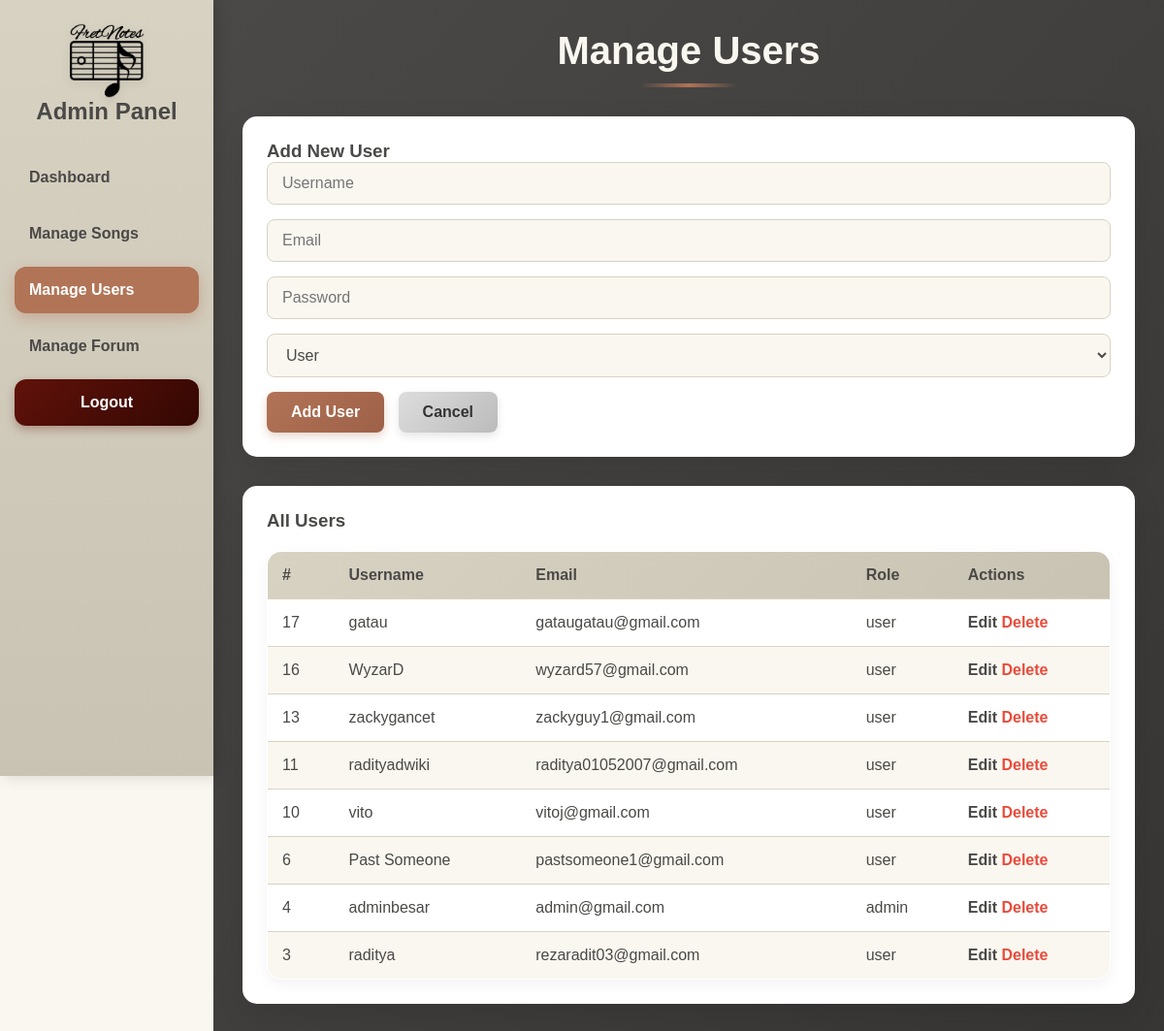
The app's page /admin/usersAdmin.php with its own data.
### tables this page shows
CREATE TABLE `users` (
  `id` int(11) NOT NULL,
  `username` varchar(100) NOT NULL,
  `email` varchar(100) NOT NULL,
  `password_hash` varchar(255) NOT NULL,
  `created_at` timestamp NOT NULL DEFAULT current_timestamp(),
  `role` enum('user','admin') DEFAULT 'user'
);

### admin/usersAdmin.php (the view, shortened to what this page needs)
<?php
include('../backend/config/db.php');
$users = $pdo->query("SELECT * FROM users ORDER BY id DESC")->fetchAll(PDO::FETCH_ASSOC);
?>
<!DOCTYPE html>
<html lang="en">
<head>
    <link rel="stylesheet" href="adminpage.css">
    <link rel="stylesheet" href="../public/css/cursor.css">
</head>
<body>
    <div class="sidebar">
        <img src="../public/assets/images/FretNotesLogoRevisiVer1.png" alt="Logo" class="sidebar-logo">
        <h2 class="header">Admin Panel</h2>
        <a href="index.php">Dashboard</a>
        <a href="songsAdmin.php">Manage Songs</a>
        <a href="usersAdmin.php" class="active">Manage Users</a>
        <a href="forumAdmin.php">Manage Forum</a>
        <a href="../public/logout.php" style="color : white;" class="logout-button">Logout</a>
    </div>
    <div class="content">
        <h2 class="main-header">Manage Users</h2>
        <div class="card mb-10">
            <h3 class="form-header"><?php echo isset($userToEdit) ? 'Edit User' : 'Add New User'; ?></h3>
            <form method="POST" class="form">
                <input name="username" placeholder="Username" required class="input-field"
                    value="<?php echo isset($userToEdit) ? htmlspecialchars($userToEdit['username']) : ''; ?>">
                <input name="email" type="email" placeholder="Email" required class="input-field"
                    value="<?php echo isset($userToEdit) ? htmlspecialchars($userToEdit['email']) : ''; ?>">
                <input name="password" type="password" placeholder="Password" class="input-field">
                <select name="role" class="input-field">
                    <option value="user" <?php echo isset($userToEdit) && $userToEdit['role'] == 'user' ? 'selected' : ''; ?>>User</option>
                </select>
                <button type="submit" name="<?php echo isset($userToEdit) ? 'edit_user' : 'add_user'; ?>"
                    class="btn"><?php echo isset($userToEdit) ? 'Update User' : 'Add User'; ?></button>
                <a href="usersAdmin.php" class="btn-cancel">Cancel</a>
            </form>
        </div>
        <div class="card">
            <h3 class="table-header">All Users</h3>
            <table>
                <thead>
                    <tr>
                        <th>#</th>
                        <th>Username</th>
                        <th>Email</th>
                        <th>Role</th>
                        <th>Actions</th>
                    </tr>
                </thead>
                <tbody>
                    <?php foreach ($users as $u): ?>
                        <tr>
                            <td><?php echo $u['id']; ?></td>
                            <td><?php echo htmlspecialchars($u['username']); ?></td>
                            <td><?php echo htmlspecialchars($u['email']); ?></td>
                            <td><?php echo htmlspecialchars($u['role']); ?></td>
                            <td>
                                <a href="?edit_user=<?php echo $u['id']; ?>" class="link-btn">Edit</a>
                                <a href="?delete_user=<?php echo $u['id']; ?>"
                                    onclick="return confirm('Delete this user?');" class="link-btn delete-btn">Delete</a>
                            </td>
                        </tr>
                    <?php endforeach; ?>
                </tbody>
            </table>
        </div>
    </div>
</body>
</html>

### public/css/cursor.css (style rules this page uses)
body { cursor: url("../assets/cursor/cursorguitar.png"), auto; }

### records on screen
users: id "17", username "gatau", email "gataugatau@gmail.com", role "user"
users: id "16", username "WyzarD", email "wyzard57@gmail.com", role "user"
users: id "13", username "zackygancet", email "zackyguy1@gmail.com", role "user"
users: id "11", username "radityadwiki", email "raditya01052007@gmail.com", role "user"
users: id "10", username "vito", email "vitoj@gmail.com", role "user"
users: id "6", username "Past Someone", email "pastsomeone1@gmail.com", role "user"
users: id "4", username "adminbesar", email "admin@gmail.com", role "admin"
users: id "3", username "raditya", email "rezaradit03@gmail.com", role "user"
